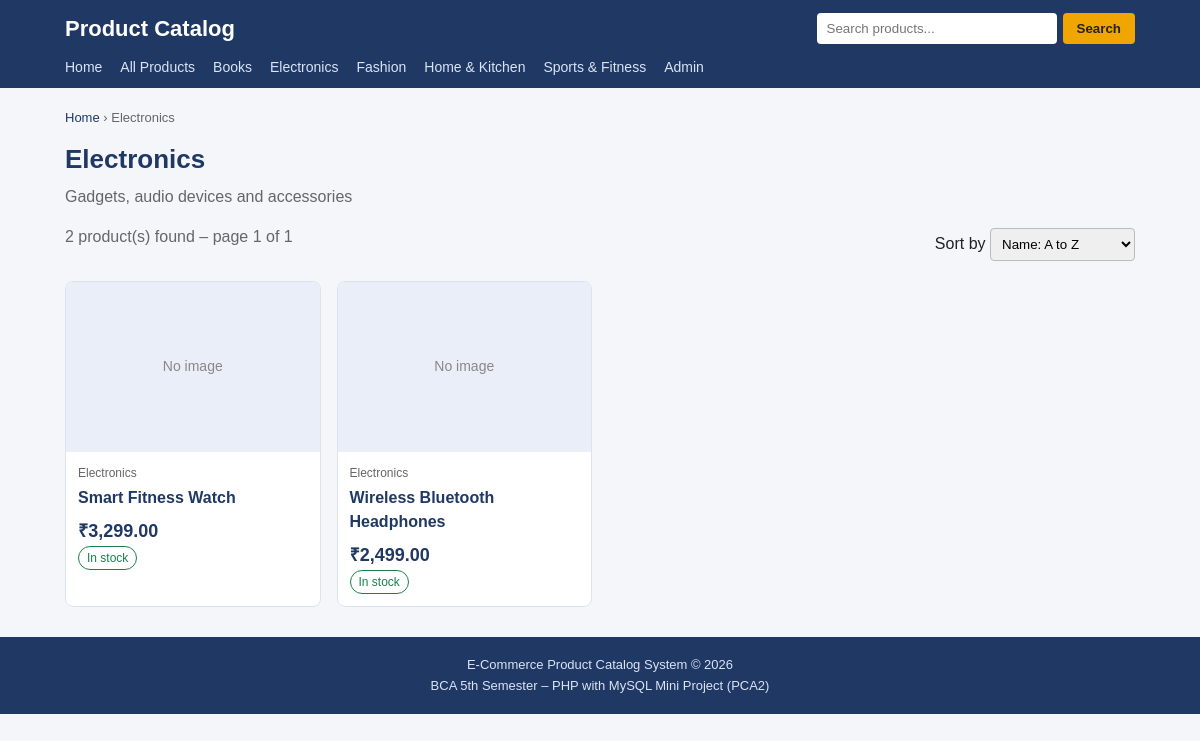
Screenshot of /products.php?category=1 with the database file from the repository.
### tables this page shows
CREATE TABLE IF NOT EXISTS categories (
  category_id   INT AUTO_INCREMENT PRIMARY KEY,
  category_name VARCHAR(100) NOT NULL UNIQUE,
  description   TEXT,
  created_at    TIMESTAMP DEFAULT CURRENT_TIMESTAMP
);

CREATE TABLE IF NOT EXISTS products (
  product_id     INT AUTO_INCREMENT PRIMARY KEY,
  category_id    INT NOT NULL,
  product_name   VARCHAR(150) NOT NULL,
  description    TEXT,
  price          DECIMAL(10,2) NOT NULL,
  image          VARCHAR(255) DEFAULT 'no-image.png',
  stock_quantity INT DEFAULT 0,
  is_featured    TINYINT(1) DEFAULT 0,
  created_at     TIMESTAMP DEFAULT CURRENT_TIMESTAMP,
  INDEX idx_product_name (product_name),
  CONSTRAINT fk_products_category
    FOREIGN KEY (category_id) REFERENCES categories(category_id)
    ON DELETE RESTRICT ON UPDATE CASCADE
);

### includes/functions.php (the view, shortened to what this page needs)
<?php
function stock_badge($qty) {
    $qty = (int)$qty;
    if ($qty > 10) {
        return '<span class="badge in-stock">In stock</span>';
    }
    return '<span class="badge out-of-stock">Out of stock</span>';
}
function product_image($file, $alt) {
    $name = basename((string)$file);
    $path = __DIR__ . '/../assets/images/products/' . $name;
    return 'No image';
}
function product_card($p) {
    global $base;
    $id   = (int)$p['product_id'];
    $link = $base . 'product.php?id=' . $id;
    echo '<div class="product-card">';
    echo '<a href="' . $link . '"><div class="product-image">'
         . product_image($p['image'], $p['product_name']) . '</div></a>';
    echo '<div class="product-info">';
    echo '<div class="product-category">' . htmlspecialchars($p['category_name']) . '</div>';
    echo '<h3 class="product-name"><a href="' . $link . '">'
         . htmlspecialchars($p['product_name']) . '</a></h3>';
    echo '<div class="price">&#8377;' . number_format($p['price'], 2) . '</div>';
    echo stock_badge($p['stock_quantity']);
    echo '</div></div>';
}

### includes/header.php (shortened to what this page needs)
<?php
require_once __DIR__ . '/../config/db.php';
$base = '/ecommerce-product-catalog-php/';
$cat_result = mysqli_query($conn, 'SELECT category_id, category_name FROM categories ORDER BY category_name');
?>
<!DOCTYPE html>
<html lang="en">
<head>
    <link rel="stylesheet" href="<?php echo $base; ?>assets/css/style.css">
</head>
<body>
<header class="site-header">
    <div class="container header-top">
        <a class="logo" href="<?php echo $base; ?>index.php">Product Catalog</a>
        <form class="search-form" action="<?php echo $base; ?>products.php" method="get">
            <input type="text" name="q" placeholder="Search products..."
                   value="<?php echo (isset($_GET['q']) && is_string($_GET['q'])) ? htmlspecialchars($_GET['q']) : ''; ?>">
            <button type="submit">Search</button>
        </form>
    </div>
    <nav class="container main-nav">
        <a href="<?php echo $base; ?>index.php">Home</a>
        <a href="<?php echo $base; ?>products.php">All Products</a>
        <?php while ($cat = mysqli_fetch_assoc($cat_result)) { ?>
            <a href="<?php echo $base; ?>products.php?category=<?php echo (int)$cat['category_id']; ?>">
                <?php echo htmlspecialchars($cat['category_name']); ?>
            </a>
        <?php } ?>
        <a href="<?php echo $base; ?>admin/login.php">Admin</a>
    </nav>
</header>
<main class="container">

### products.php (shortened to what this page needs)
<?php
require_once 'config/db.php';
require 'includes/functions.php';
$category = null;
$products = null;
$error    = '';
if (isset($_GET['category'])) {
    $cid = $_GET['category'];
    if (!is_string($cid) || !ctype_digit($cid) || (int)$cid < 1) {
        $error = 'Invalid category.';
    } else {
        $cid = (int)$cid;
        $stmt = mysqli_prepare($conn,
            'SELECT category_id, category_name, description FROM categories WHERE category_id = ?');
        mysqli_stmt_bind_param($stmt, 'i', $cid);
        mysqli_stmt_execute($stmt);
        $category = mysqli_fetch_assoc(mysqli_stmt_get_result($stmt));
    }
}
$sort_options = [
    'name_asc'   => ['Name: A to Z',         'p.product_name ASC'],
    'name_desc'  => ['Name: Z to A',         'p.product_name DESC'],
    'price_asc'  => ['Price: Low to High',   'p.price ASC, p.product_name ASC'],
    'price_desc' => ['Price: High to Low',   'p.price DESC, p.product_name ASC']
];
$sort = 'name_asc';
if ($error === '') {
    $where  = [];
    $types  = '';
    $params = [];
    if ($category) {
        $where[]  = 'p.category_id = ?';
        $types   .= 'i';
        $params[] = $cid;
    }
        $where_sql = $where ? ' WHERE ' . implode(' AND ', $where) : '';
    $stmt = mysqli_prepare($conn, 'SELECT COUNT(*) FROM products p' . $where_sql);
    if ($params) {
        mysqli_stmt_bind_param($stmt, $types, ...$params);
    }
    mysqli_stmt_execute($stmt);
    $total_rows = (int)mysqli_fetch_row(mysqli_stmt_get_result($stmt))[0];
    $per_page    = 6;
    $total_pages = max(1, (int)ceil($total_rows / $per_page));
    $page = 1;
    $offset = ($page - 1) * $per_page;
    $sql = 'SELECT p.*, c.category_name
            FROM products p JOIN categories c ON p.category_id = c.category_id'
         . $where_sql
         . ' ORDER BY ' . $sort_options[$sort][1]
         . ' LIMIT ? OFFSET ?';
    $page_types  = $types . 'ii';
    $page_params = array_merge($params, [$per_page, $offset]);
    $stmt = mysqli_prepare($conn, $sql);
    mysqli_stmt_bind_param($stmt, $page_types, ...$page_params);
    mysqli_stmt_execute($stmt);
    $products = mysqli_stmt_get_result($stmt);
}
$heading    = $category ? $category['category_name'] : 'All Products';
require 'includes/header.php';
?>
<?php if ($error !== '') { ?>
    <h1>Products</h1>
    <div class="message error"><?php echo htmlspecialchars($error); ?></div>
    <a class="btn" href="<?php echo $base; ?>products.php">View all products</a>
<?php } else { ?>
    <div class="breadcrumb">
        <a href="<?php echo $base; ?>index.php">Home</a> &rsaquo; <?php echo htmlspecialchars($heading); ?>
    </div>
    <h1><?php echo htmlspecialchars($heading); ?></h1>
    <?php if ($category && $category['description'] !== '') { ?>
        <p class="subtitle"><?php echo htmlspecialchars($category['description']); ?></p>
    <?php } ?>
        <?php $total = $total_rows; ?>
    <?php if ($total > 0) { ?>
                <div class="toolbar">
            <span class="subtitle"><?php echo $total; ?> product(s) found &ndash; page <?php echo $page; ?> of <?php echo $total_pages; ?></span>
            <form method="get" action="<?php echo $base; ?>products.php">
                <label for="sort">Sort by</label>
                <select name="sort" id="sort" onchange="this.form.submit()">
                    <?php foreach ($sort_options as $key => $opt) { ?>
                        <option value="<?php echo $key; ?>"<?php echo ($sort === $key) ? ' selected' : ''; ?>><?php echo $opt[0]; ?></option>
                    <?php } ?>
                </select>
            </form>
        </div>
        <div class="product-grid">
                        <?php while ($p = mysqli_fetch_assoc($products)) { product_card($p); } ?>
        </div>
        <?php } ?>
<?php } ?>
<?php require 'includes/footer.php'; ?>

### assets/css/style.css (style rules this page uses)
* { box-sizing: border-box; }
body { margin: 0; font-family: Arial, Helvetica, sans-serif; background: #f4f6fa; color: #222; line-height: 1.5; }
a { color: #1f3864; text-decoration: none; }
.container { max-width: 1100px; margin: 0 auto; padding: 0 15px; }
main.container { padding-top: 20px; padding-bottom: 30px; min-height: 60vh; }
h1 { font-size: 26px; color: #1f3864; margin: 0 0 6px; }
.subtitle { color: #666; margin: 0 0 16px; }
.breadcrumb { font-size: 13px; color: #666; margin-bottom: 12px; }
.site-header { background: #1f3864; color: #fff; }
.header-top { display: flex; flex-wrap: wrap; align-items: center; justify-content: space-between; gap: 10px; padding-top: 12px; padding-bottom: 12px; }
.logo { color: #fff; font-size: 22px; font-weight: bold; }
.search-form { display: flex; gap: 6px; }
.search-form input { padding: 8px 10px; border: none; border-radius: 4px; width: 240px; max-width: 100%; }
.search-form button { padding: 8px 14px; background: #f0a500; color: #222; border: none; border-radius: 4px; cursor: pointer; font-weight: bold; }
.main-nav { display: flex; flex-wrap: wrap; gap: 4px 18px; padding-bottom: 10px; }
.main-nav a { color: #dbe4f5; font-size: 14px; }
.product-grid { display: grid; grid-template-columns: repeat(auto-fill, minmax(220px, 1fr)); gap: 16px; }
.product-card { background: #fff; border: 1px solid #dde3ee; border-radius: 8px; overflow: hidden; }
.product-image { height: 170px; background: #e9eef8; display: flex; align-items: center; justify-content: center; color: #888; font-size: 14px; overflow: hidden; }
.product-info { padding: 12px; }
.product-category { font-size: 12px; color: #666; }
.product-name { font-size: 16px; margin: 4px 0 8px; }
.price { font-weight: bold; color: #1f3864; font-size: 18px; }
.badge { display: inline-block; font-size: 12px; padding: 2px 8px; border-radius: 12px; border: 1px solid; }
.in-stock { color: #1a7f4b; }
.toolbar { display: flex; flex-wrap: wrap; justify-content: space-between; align-items: center; gap: 10px; margin: 12px 0 16px; }
.toolbar select { padding: 7px; border: 1px solid #bbb; border-radius: 4px; }

### rows the page displays
categories: category_name "Books"
categories: category_name "Electronics", description "Gadgets, audio devices and accessories"
categories: category_name "Fashion"
categories: category_name "Home & Kitchen"
categories: category_name "Sports & Fitness"
products: product_image($p['image'], $p['product_name']) "No image", category.category_name "Electronics", product_name "Smart Fitness Watch", price "3,299.00", stock_quantity "In stock"
products: product_image($p['image'], $p['product_name']) "No image", category.category_name "Electronics", product_name "Wireless Bluetooth Headphones", price "2,499.00", stock_quantity "In stock"

### other values shown
$total "2"
$page "1"
$total_pages "1"
form field sort "Name: A to Z"
